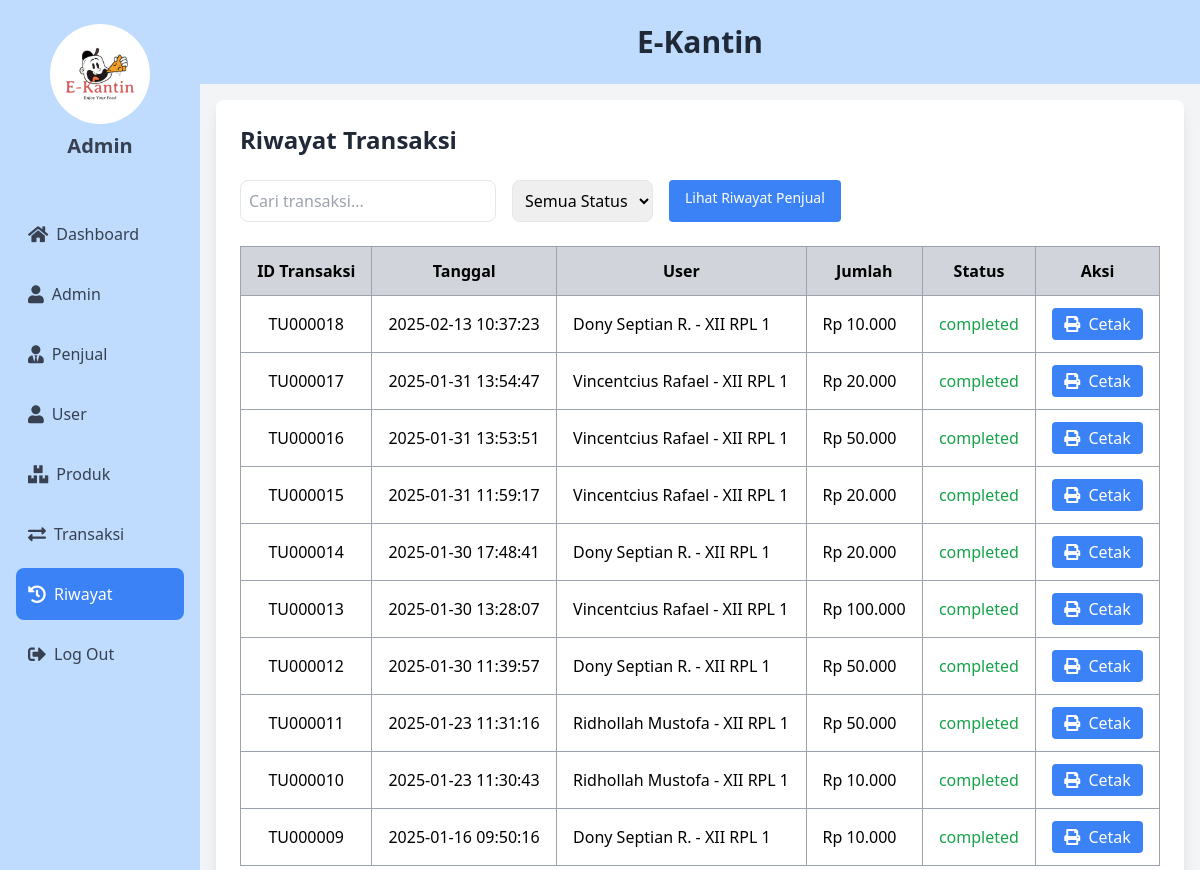
Before: /riwayat/riwayat.php (signed in) with the older database file.
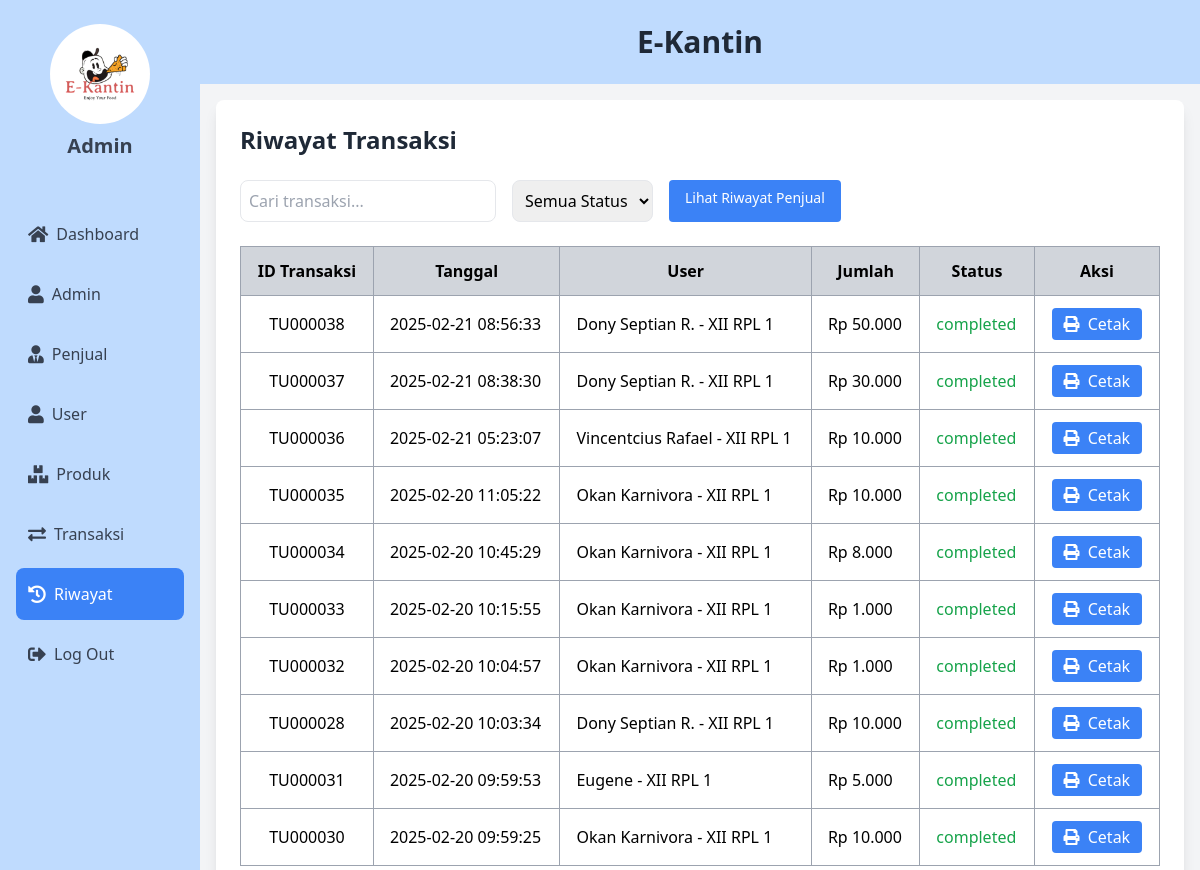
After: the same page with the newer database file.
### tables this page shows
CREATE TABLE `top_up` (
  `id_topup` int NOT NULL AUTO_INCREMENT,
  `id_user` int NOT NULL,
  `saldo` decimal(10,2) NOT NULL,
  `status` enum('pending','completed','failed') NOT NULL DEFAULT 'pending',
  `tanggal_transaksi` datetime NOT NULL DEFAULT CURRENT_TIMESTAMP,
  `total_harga` int NOT NULL,
  PRIMARY KEY (`id_topup`),
  KEY `transaksi_user_FK` (`id_user`),
  CONSTRAINT `transaksi_user_FK` FOREIGN KEY (`id_user`) REFERENCES `user` (`id_user`) ON DELETE CASCADE ON UPDATE CASCADE
);

CREATE TABLE `user` (
  `id_user` int NOT NULL AUTO_INCREMENT,
  `nama_user` varchar(100) NOT NULL,
  `username` varchar(100) NOT NULL,
  `email` varchar(100) NOT NULL,
  `role` varchar(100) NOT NULL,
  `saldo` decimal(10,2) NOT NULL DEFAULT '0.00',
  `password` varchar(100) NOT NULL,
  `tanggal_bergabung` timestamp NOT NULL DEFAULT CURRENT_TIMESTAMP,
  PRIMARY KEY (`id_user`)
);

### riwayat/riwayat.php (the view, shortened to what the changed rows need)
<?php
include '../config.php';
$hal = isset($_GET['hal']) ? (int)$_GET['hal'] : 1;
$batas = 10;
$mulai = ($hal - 1) * $batas;
$query = "SELECT t.*, u.nama_user
          FROM top_up t
          JOIN user u ON t.id_user = u.id_user
          ORDER BY t.tanggal_transaksi DESC, t.id_topup DESC
          LIMIT $mulai, $batas";
$result = mysqli_query($conn, $query);
?>
<!DOCTYPE html>
<html lang="en">
<head>
    <script src="https://cdn.tailwindcss.com"></script>
    <link href="https://cdnjs.cloudflare.com/ajax/libs/font-awesome/5.15.4/css/all.min.css" rel="stylesheet">
</head>
<body class="bg-gray-100">
    <div class="flex h-screen overflow-hidden">
        <div class="w-1/6 bg-blue-200">
            <div class="flex flex-col items-center py-6 px-4">
                <div class="flex flex-col items-center mb-6">
                    <h1 class="text-xl font-semibold text-gray-700">Admin</h1>
                </div><br>
            </div>
        </div>
        <div class="flex-1 flex flex-col overflow-hidden">
            <div class="bg-blue-200 text-center py-6 border-b-3 border-blue-400">
                <h1 class="text-3xl font-bold text-gray-800">E-Kantin</h1>
            </div>
            <div class="flex-1 p-4">
                <div class="bg-white rounded-lg shadow-lg p-6">
                    <h2 class="text-2xl font-bold mb-6 text-gray-800">Riwayat Transaksi</h2>
                    <div class="overflow-x-auto  h-[calc(100vh-250px)] overflow-y-auto custom-scrollbar">
                        <table class="min-w-full bg-white table-auto border-collapse">
                            <thead class="sticky-header">
                                <tr class="bg-gray-300 text-center">
                                    <th class="py-3 px-4 border border-gray-400">ID Transaksi</th>
                                    <th class="py-3 px-4 border border-gray-400">Tanggal</th>
                                    <th class="py-3 px-4 border border-gray-400">User</th>
                                    <th class="py-3 px-4 border border-gray-400">Jumlah</th>
                                    <th class="py-3 px-4 border border-gray-400">Status</th>
                                    <th class="py-3 px-4 border border-gray-400">Aksi</th>
                                </tr>
                            </thead>
                            <tbody>
                            <?php
                            while($row = mysqli_fetch_array($result)) {
                                $statusClass = $row['status'] == 'completed' ? 'text-green-600' :
                                             ($row['status'] == 'failed' ? 'text-red-600' : 'text-yellow-600');
                                echo "<tr class='border-b hover:bg-gray-50'>
                                        <td class='py-3 px-4 text-center border border-gray-400'>TU" . str_pad($row['id_topup'], 6, '0', STR_PAD_LEFT) . "</td>
                                        <td class='py-3 px-4 border border-gray-400'>{$row['tanggal_transaksi']}</td>
                                        <td class='py-3 px-4 border border-gray-400'>{$row['nama_user']}</td>
                                        <td class='py-3 px-4 border border-gray-400'>Rp " . number_format($row['saldo'],0,',','.') . "</td>
                                        <td class='py-3 px-4 border border-gray-400 {$statusClass}'>{$row['status']}</td>
                                        <td class='py-3 px-4 text-center border border-gray-400'>
                                            <button onclick='printReceipt(\"TU{$row['id_topup']}\", \"{$row['nama_user']}\", {$row['saldo']}, \"{$row['tanggal_transaksi']}\")'
                                                    class='bg-blue-500 text-white px-3 py-1 rounded hover:bg-blue-600 transition-colors'>
                                                <i class='fas fa-print mr-1'></i> Cetak
                                            </button>
                                        </td>
                                    </tr>";
                            }
                            ?>
                            </tbody>
                        </table>
                    </div>
                </div>
            </div>
        </div>
    </div>
</body>
</html>

Changed rows visible on the page:
no longer on this page (row unchanged): top_up: id_topup "000018", tanggal_transaksi "2025-02-13 10:37:23", id_user.nama_user "Dony Septian R. - XII RPL 1", saldo "10.000", status "completed"
no longer on this page (row unchanged): top_up: id_topup "000017", tanggal_transaksi "2025-01-31 13:54:47", id_user.nama_user "Vincentcius Rafael - XII RPL 1", saldo "20.000", status "completed"
no longer on this page (row unchanged): top_up: id_topup "000016", tanggal_transaksi "2025-01-31 13:53:51", id_user.nama_user "Vincentcius Rafael - XII RPL 1", saldo "50.000", status "completed"
no longer on this page (row unchanged): top_up: id_topup "000015", tanggal_transaksi "2025-01-31 11:59:17", id_user.nama_user "Vincentcius Rafael - XII RPL 1", saldo "20.000", status "completed"
no longer on this page (row unchanged): top_up: id_topup "000014", tanggal_transaksi "2025-01-30 17:48:41", id_user.nama_user "Dony Septian R. - XII RPL 1", saldo "20.000", status "completed"
no longer on this page (row unchanged): top_up: id_topup "000013", tanggal_transaksi "2025-01-30 13:28:07", id_user.nama_user "Vincentcius Rafael - XII RPL 1", saldo "100.000", status "completed"
no longer on this page (row unchanged): top_up: id_topup "000012", tanggal_transaksi "2025-01-30 11:39:57", id_user.nama_user "Dony Septian R. - XII RPL 1", saldo "50.000", status "completed"
no longer on this page (row unchanged): top_up: id_topup "000011", tanggal_transaksi "2025-01-23 11:31:16", id_user.nama_user "Ridhollah Mustofa - XII RPL 1", saldo "50.000", status "completed"
no longer on this page (row unchanged): top_up: id_topup "000010", tanggal_transaksi "2025-01-23 11:30:43", id_user.nama_user "Ridhollah Mustofa - XII RPL 1", saldo "10.000", status "completed"
no longer on this page (row unchanged): top_up: id_topup "000009", tanggal_transaksi "2025-01-16 09:50:16", id_user.nama_user "Dony Septian R. - XII RPL 1", saldo "10.000", status "completed"
added top_up: id_topup "000038", tanggal_transaksi "2025-02-21 08:56:33", id_user.nama_user "Dony Septian R. - XII RPL 1", saldo "50.000", status "completed"
added top_up: id_topup "000037", tanggal_transaksi "2025-02-21 08:38:30", id_user.nama_user "Dony Septian R. - XII RPL 1", saldo "30.000", status "completed"
added top_up: id_topup "000036", tanggal_transaksi "2025-02-21 05:23:07", id_user.nama_user "Vincentcius Rafael - XII RPL 1", saldo "10.000", status "completed"
added top_up: id_topup "000035", tanggal_transaksi "2025-02-20 11:05:22", id_user.nama_user "Okan Karnivora - XII RPL 1", saldo "10.000", status "completed"
added top_up: id_topup "000034", tanggal_transaksi "2025-02-20 10:45:29", id_user.nama_user "Okan Karnivora - XII RPL 1", saldo "8.000", status "completed"
added top_up: id_topup "000033", tanggal_transaksi "2025-02-20 10:15:55", id_user.nama_user "Okan Karnivora - XII RPL 1", saldo "1.000", status "completed"
added top_up: id_topup "000032", tanggal_transaksi "2025-02-20 10:04:57", id_user.nama_user "Okan Karnivora - XII RPL 1", saldo "1.000", status "completed"
added top_up: id_topup "000028", tanggal_transaksi "2025-02-20 10:03:34", id_user.nama_user "Dony Septian R. - XII RPL 1", saldo "10.000", status "completed"
added top_up: id_topup "000031", tanggal_transaksi "2025-02-20 09:59:53", id_user.nama_user "Eugene - XII RPL 1", saldo "5.000", status "completed"
added top_up: id_topup "000030", tanggal_transaksi "2025-02-20 09:59:25", id_user.nama_user "Okan Karnivora - XII RPL 1", saldo "10.000", status "completed"
